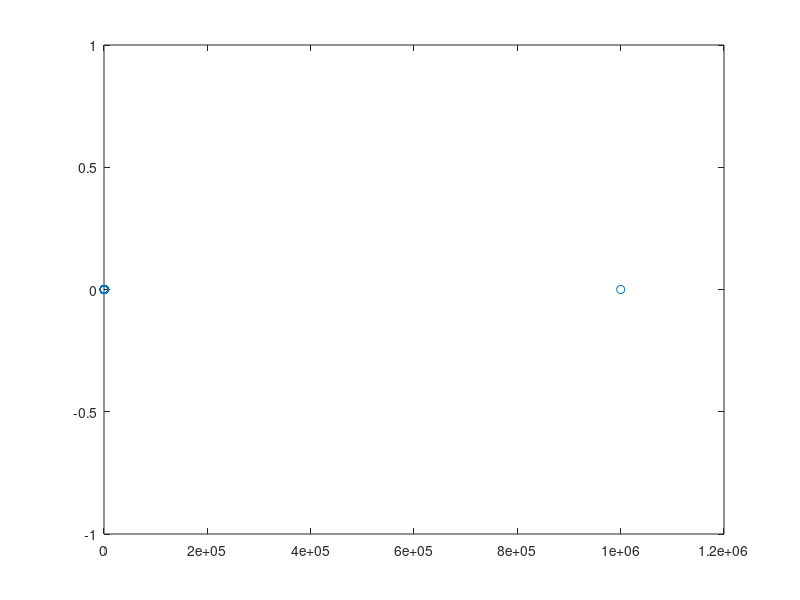
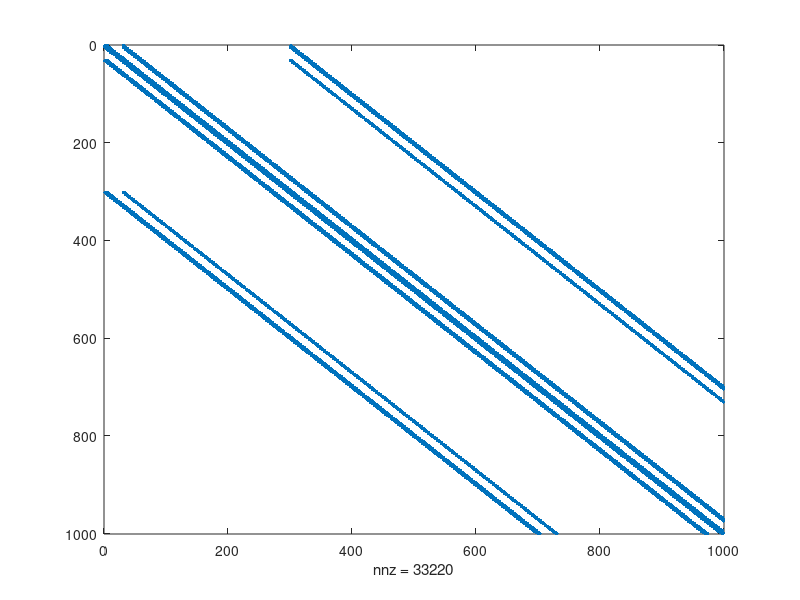
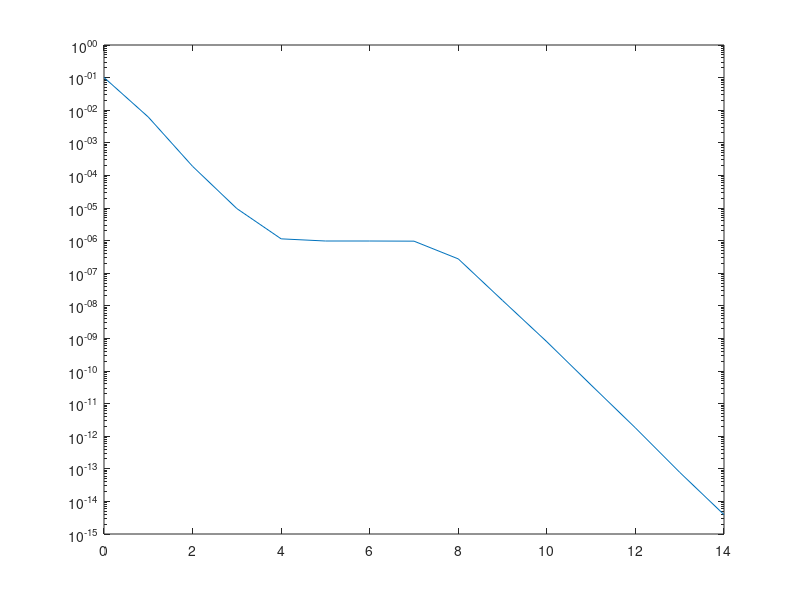

Reproduce these figures in MATLAB, in order.
close all;
clear;
rand('state',42)
n = 1000
%A = [2 0 0; 0 1 0; 0 0 1];
%A = diag(1*ones(1,n));
%A(1,1) = 1e-6;
%A = diag(1*rand(1,n));
%%% Pentadiagonal
width = 2
A = diag(5*ones(1,n));
A = diag(1*rand(1,n));
for i=1:width
  A = A + diag(1*ones(1,n-i),i) + diag(-2*ones(1,n-i),-i);
endfor



%%% Sparse
width = 3;
blocks_away1 = [0,1,round(n^(1/3))^2,round(n^(1/3))];
matrix = zeros(n);
row = 1;
while row < n
  col = row;
  for br = 1:length(blocks_away1)
    for dr=0:width-1
      r = row+dr+blocks_away1(br)*width;
      for bc = 1:length(blocks_away1)
        for dc=0:width-1
          c = col+dc+blocks_away1(bc)*width;
          matrix(r,c) = rand()*1;
        endfor
       endfor
    endfor
  endfor
  row = row + width;
endwhile
matrix = matrix(1:n,1:n);
A = matrix+diag(1*rand(1,n))+diag(5*ones(1,n));


A = rand(n,n);
A = matrix+diag(1*rand(1,n))+diag(100*ones(1,n));
A = A+A';
A(1,1) = 1e6;

precond = eye(n);
precond = diag(diag(A),n,n);
precond = sparse(precond);

A = sparse(A);
figure(2); spy(A);
eigenvalues = eig(A);
figure(1); plot(real(eigenvalues), imag(eigenvalues), 'o')
condition_number = cond(A)



b = rand(n,1);
x = b;%ones(n,1);


restart = 500;
tol = 1e-11;
maxit = 1;
[x, flag, relres, iter, resvec] = gmres(A,b,restart,tol,maxit,precond,precond,x);

figure(3); semilogy(0:length(resvec)-1,resvec);